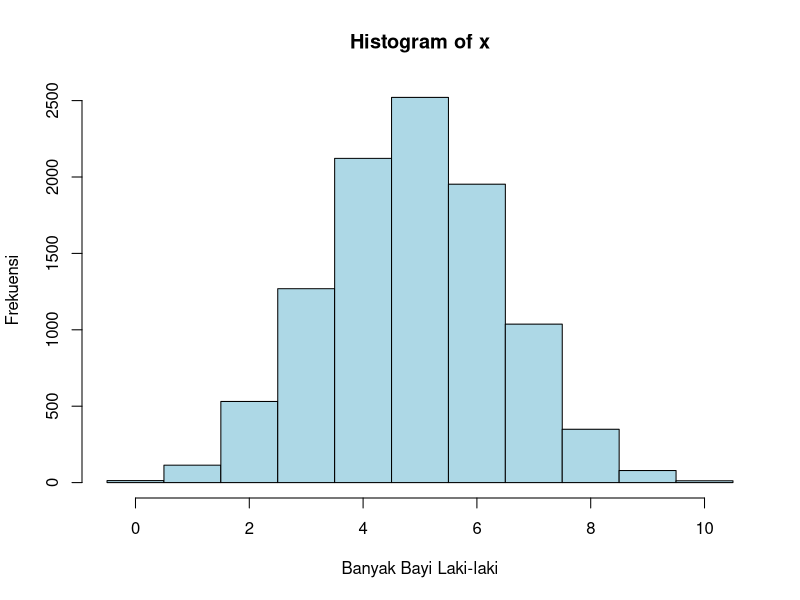

Write the R code that produced this figure.
#Jawaban Soal NO 1

library(dplyr)

n <- 10
p <- 0.488

#Sub bagian A

df <- data.frame(X = 0:n)

df$p_X <- dbinom(df$X, size = n, prob = p)

cat("A.\n")
print(df)

#Sub bagian B

p_X3 <- dbinom(x = 3, size = n, prob = p)

cat("B.\n")
print(p_X3)

#Sub bagian C
p_Xlt3 <- pbinom(q = 2, size = n, prob = p)

cat("C.\n")
print(p_Xlt3)

#Sub Bagian D
p_Xge3 <- 1 - pbinom(q = 2, size = n, prob = p)

cat("D.\n")
print(p_Xge3)

#Sub Bagian E
mean_X <- n * p
sd_X <- sqrt(n * p * (1 - p))

cat("E.\n")
print(mean_X)
print(sd_X)

#Sub Bagian F
set.seed(123) 
x <- rbinom(n = 10000, size = n, prob = p)

hist(x, breaks = seq(-0.5, n+0.5, by = 1), 
     col = "lightblue", xlab = "Banyak Bayi Laki-laki", ylab = "Frekuensi")